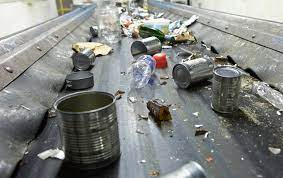
#> input picture conveyor_belt.jpeg, 283 x 178 px
$ python -i sobel_edge_filter.py   (imports and definitions only)   (older library calls are emulated)
#> lines starting #> are read from the running program, lines starting #| are printed output that depends on the picture
import cv2
import numpy as np

def apply_sobel_filter(img):
  img = cv2.imread(INPUT_IMAGE)
  img = cv2.cvtColor(img,cv2.COLOR_BGR2GRAY).astype(float)

  edge_x = cv2.Sobel(img,cv2.CV_64F,1,0,ksize=3)
  edge_y = cv2.Sobel(img,cv2.CV_64F,0,1,ksize=3)
  edge = np.sqrt(edge_x**2 + edge_y**2)    # image can be normalized to
                                           # fit into 0..255 color space
  return edge

>>> import cv2
>>> picture = cv2.imread('conveyor_belt.jpeg', cv2.IMREAD_GRAYSCALE)
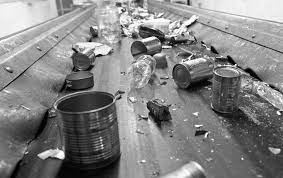
#> picture: shape (178, 283); min 0, max 255, mean 130.7
#> (the run stopped early here; a loop or call above may not have finished)
